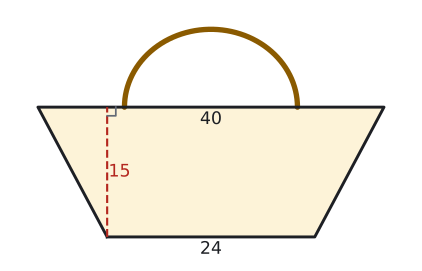

Recreate this plot in Python.
import sys; sys.path.insert(0, "tools")
from cizim import *

P = lambda x, y: np.array([float(x), float(y)])
uz = lambda U, V: round(float(np.linalg.norm(U - V)), 4)
def acisi(K, U, V):
    u, v = U - K, V - K
    return round(float(np.degrees(np.arccos(np.dot(u, v) / np.linalg.norm(u) / np.linalg.norm(v)))), 3)
def kesis(p, u, q, v):
    t = np.linalg.solve(np.array([u, -v]).T, q - p); return p + t[0] * u
def birim(U, V):
    t = (V - U) / np.linalg.norm(V - U); return t, np.array([-t[1], t[0]])
def paralel_isareti(U, V, f=0.5):
    M = U + f * (V - U); t, _ = birim(U, V)
    ax.annotate("", xy=M + 0.3 * S * t, xytext=M - 0.3 * S * t, arrowprops=dict(arrowstyle="-|>", color=SOLUK, lw=1.4, mutation_scale=14))
def cetik(U, V, n=1, renk=SOLUK, f=0.5):
    M = U + f * (V - U); t, m = birim(U, V)
    for i in range(n):
        c = M + (i - (n - 1) / 2) * 0.2 * S * t
        ax.plot(*zip(c - 0.22 * S * m, c + 0.22 * S * m), color=renk, lw=1.5)
def olcu(U, V, metin, d=0.5, renk=YAZI, fs=13):
    """[UV] ortasına, U->V yönünün soluna d*S uzağa yazı (d < 0: sağına)."""
    M = (U + V) / 2; _, m = birim(U, V)
    ax.text(*(M + d * S * m), metin, ha="center", va="center", color=renk, fontsize=fs)
def dik_isareti(K, U, V, r=0.4):
    a_ = (U - K) / np.linalg.norm(U - K) * r * S; b_ = (V - K) / np.linalg.norm(V - K) * r * S
    ax.plot(*zip(K + a_, K + a_ + b_, K + b_), color=SOLUK, lw=1.3)
def harf(Q, metin, dx, dy, renk=YAZI, fs=13):
    ax.text(Q[0] + dx * S, Q[1] + dy * S, metin, ha="center", va="center", color=renk, fontsize=fs)
def cizgi(U, V, renk=YAZI, lw=2.2, ls="-"):
    ax.plot(*zip(U, V), color=renk, lw=lw, ls=ls)
def basla(xmin, xmax, ymin, ymax, en=5.5):
    global fig, ax
    fig, ax = sekil(en, en * (ymax - ymin) / (xmax - xmin))
    ax.set_aspect("equal"); ax.axis("off"); ax.set_xlim(xmin, xmax); ax.set_ylim(ymin, ymax)
def yamuk(A, B, C, D, dolgu=None):
    if dolgu: ax.add_patch(patches.Polygon([A, B, C, D], closed=True, facecolor=dolgu, edgecolor="none"))
    ax.plot(*zip(A, B, C, D, A), color=YAZI)
    for Q in (A, B, C, D): nokta(ax, *Q, "")
def koseler(A, B, C, D):
    harf(A, "A", -0.5, -0.4); harf(B, "B", 0.5, -0.4); harf(C, "C", 0.5, 0.4); harf(D, "D", -0.5, 0.4)

# Soru 8: çanta, ön yüz ikizkenar yamuk: üst 40, alt 24, yükseklik 15 -> yan kenar 17.
A, B, C, D = P(8, 0), P(32, 0), P(40, 15), P(0, 15); H = P(8, 15)
S = 40 / 14
print("yan", uz(A, D), uz(B, C), "h", uz(A, H))
basla(-3.5, 43.5, -3.0, 26.5)
# sap
tt = np.linspace(0, np.pi, 60)
ax.plot(20 + 10 * np.cos(tt), 15 + 9 * np.sin(tt), color=SARI, lw=4, solid_capstyle="round")
ax.add_patch(patches.Polygon([A, B, C, D], closed=True, facecolor=SARI_ACIK, edgecolor="none"))
ax.plot(*zip(A, B, C, D, A), color=YAZI)
cizgi(A, H, KIRMIZI, 1.6, "--"); dik_isareti(H, A, C, 0.35)
olcu(D, C, "40", -0.5); olcu(A, B, "24", -0.5); olcu(A, H, "15", -0.5, KIRMIZI)
kaydet(fig, __file__)
